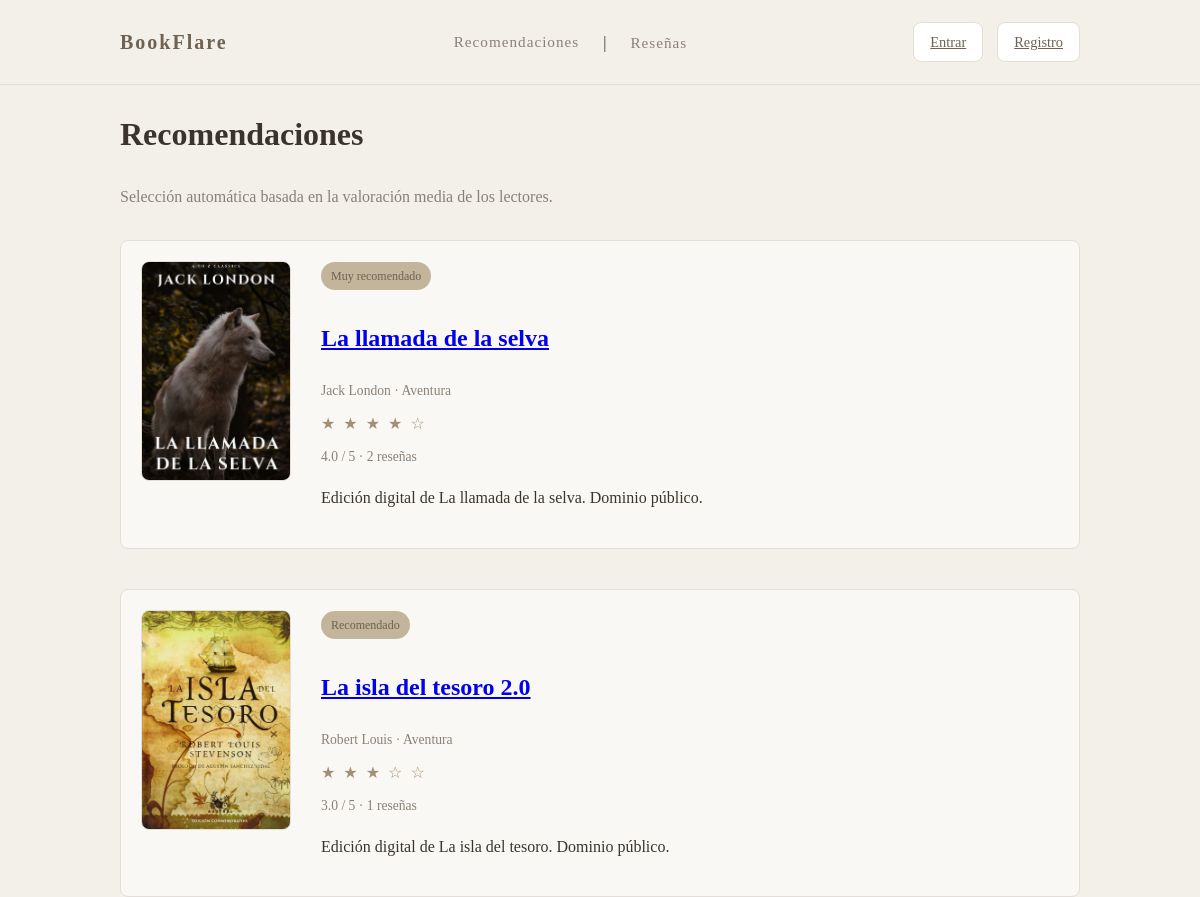
The app's page /recomendaciones/ with its own data.
### books/models.py (models this page shows, shortened)
class Libro(models.Model):
    isbn = models.CharField(max_length=13, primary_key=True)
    titulo = models.CharField(max_length=200)
    autor = models.CharField(max_length=100)
    genero = models.CharField(max_length=50) #sirve para filtrar por categorias
    descripcion = models.TextField(blank=True)
    anio = models.PositiveIntegerField()
    portada = models.ImageField(upload_to='portadas/', blank=True)
    archivo_digital = models.FileField(upload_to='libros_digitales/', help_text="Archivo del libro (.pdf, .html, etc)")
    visitas_totales = models.PositiveIntegerField(default=0)
    class Meta:
        verbose_name = "Libro Digital"
        verbose_name_plural = "Libros Digitales"
        ordering = ["-visitas_totales"] #ordenados por popularidad

### books/views.py (the view)
# urls.py: path("recomendaciones/", views.RecomendacionesView.as_view(), name="recomendaciones"),
class RecomendacionesView(ListView):
    model = Libro
    template_name = "books/recomendaciones.html"
    context_object_name = "libros"
    def get_queryset(self):
        libros = (
            Libro.objects
            .annotate(
                media_rating=Avg("resenas__rating"),
                total_resenas=Count("resenas")
            )
            .filter(total_resenas__gt=0)
            .order_by("-media_rating", "-total_resenas")
        )
        for libro in libros:
            libro.estrellas_llenas = int(libro.media_rating or 0)
            libro.estrellas_vacias = 5 - libro.estrellas_llenas
            if libro.media_rating >= 4.5:
                libro.nivel = "Excelente"
            elif libro.media_rating >= 4:
                libro.nivel = "Muy recomendado"
            elif libro.media_rating >= 3:
                libro.nivel = "Recomendado"
            else:
                libro.nivel = "Valoración moderada"
        return libros

### books/templates/books/recomendaciones.html (shortened to what this page needs)
{% extends "base.html" %}
{% block content %}
<h1 class="section-title">Recomendaciones</h1>
<p class="muted" style="margin-bottom:30px;">
Selección automática basada en la valoración media de los lectores.
</p>
{% if libros %}
<div class="recommendations-advanced">
    {% for libro in libros %}
    <div class="recommendation-card-advanced">
        <div class="recommendation-cover-advanced">
            {% if libro.portada %}
                <img src="{% url 'ver_portada' libro.isbn %}">
            {% else %}
                <div class="no-cover">Sin portada</div>
            {% endif %}
        </div>
        <div class="recommendation-info-advanced">
            <div class="recommendation-level">
                {{ libro.nivel }}
            </div>
            <h2>
                <a href="{% url 'libro_detalle' libro.isbn %}">
                    {{ libro.titulo }}
                </a>
            </h2>
            <div class="muted small">
                {{ libro.autor }} · {{ libro.genero }}
            </div>
            <div class="stars-simple">
                {% for i in "12345"|make_list %}
                    {% if forloop.counter <= libro.estrellas_llenas %}
                        ★
                    {% else %}
                        ☆
                    {% endif %}
                {% endfor %}
            </div>
            <div class="muted small">
                {{ libro.media_rating|floatformat:1 }} / 5 · {{ libro.total_resenas }} reseñas
            </div>
            <p class="recommendation-desc">
                {{ libro.descripcion|truncatewords:25 }}
            </p>
        </div>
    </div>
    {% endfor %}
</div>
{% else %}
<p class="muted">Aún no hay libros con valoraciones suficientes.</p>
{% endif %}
{% endblock %}

### books/static/css/base.css (style rules this page uses)
:root { --bg: #f3efe9; --surface: #ffffff; --text: #3a342d; --muted: #8a8176; --line: #e4ded6; --earth-1: #c2b59b; --earth-2: #a38f73; --earth-3: #6e6253; --radius: 8px; }
* { box-sizing: border-box; }
body { margin: 0; font-family: "Cormorant Garamond", Georgia, serif; background: var(--bg); color: var(--text); line-height: 1.7; }
.muted { color: var(--muted); }
.small { font-size: 0.85rem; }
.recommendations-advanced { display: grid; gap: 40px; }
.recommendation-card-advanced { display: flex; gap: 30px; padding: 20px; border: 1px solid var(--line); border-radius: 8px; background: #faf8f5; transition: 0.2s ease; }
.recommendation-cover-advanced { width: 150px; height: 220px; flex-shrink: 0; overflow: hidden; border-radius: var(--radius); border: 1px solid var(--line); }
.recommendation-cover-advanced img { width: 100%; height: 100%; object-fit: cover; }
.recommendation-info-advanced { flex: 1; }
.recommendation-level { display: inline-block; font-size: 0.75rem; padding: 4px 10px; border-radius: 20px; background: var(--earth-1); color: var(--earth-3); margin-bottom: 8px; }
.stars-simple { font-size: 1rem; letter-spacing: 2px; color: var(--earth-2); margin: 8px 0; }

### records on screen
Libro: isbn (picture), nivel "Muy recomendado", titulo "La llamada de la selva", autor "Jack London", genero "Aventura", media_rating "4.0", total_resenas "2", descripcion "Edición digital de La llamada de la selva. Dominio público."
Libro: isbn (picture), nivel "Recomendado", titulo "La isla del tesoro 2.0", autor "Robert Louis", genero "Aventura", media_rating "3.0", total_resenas "1", descripcion "Edición digital de La isla del tesoro. Dominio público."
